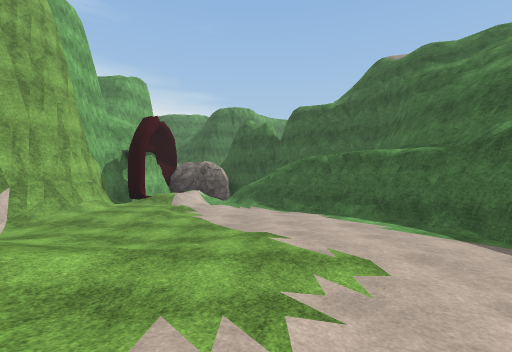
view 1 (above)

18 first-person views from a walk through a Unity game level. The camera is 1.3 m above the floor, looks level and sees 85° across. The floor is counted in squares, 2.06 m on a side. Each view is taken from the middle of a square. On the plan, view 1 faces up. The plan holds only what a view shows up to about 9 squares ahead; the rest is blank. The place goes on beyond the plan. The player is left out. Surface patterns are stand-ins for the level's own textures.

view 2
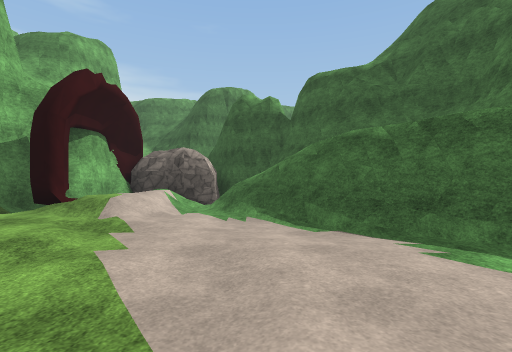

view 3
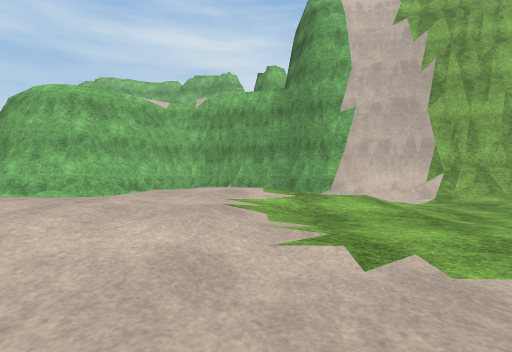

view 4
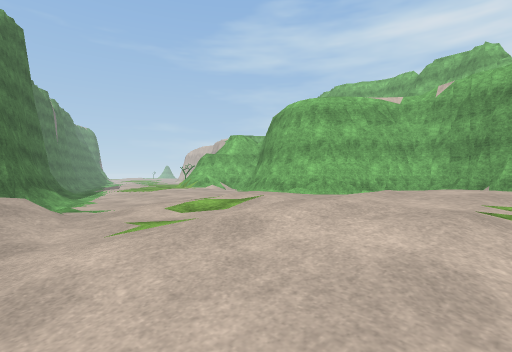

view 5
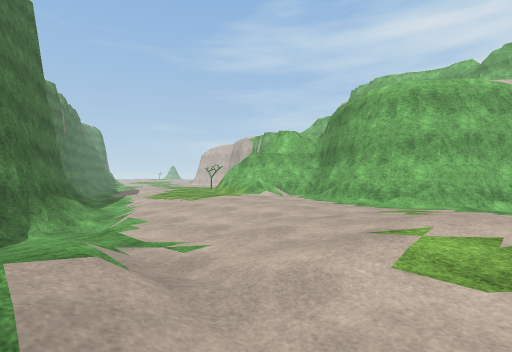

view 6
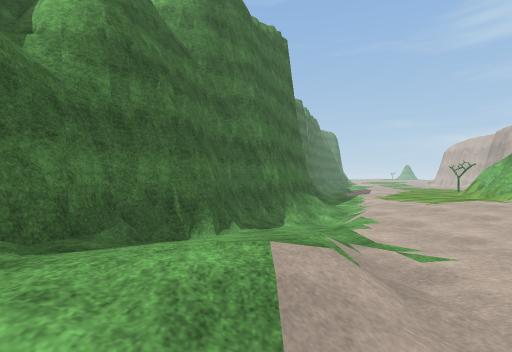

view 7
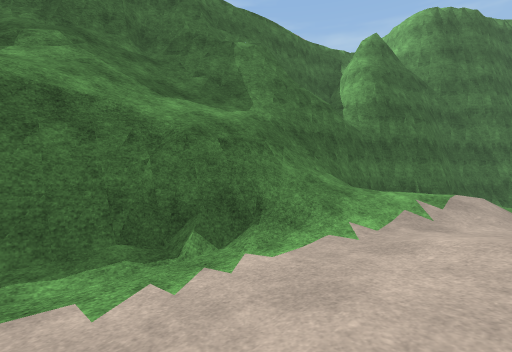

view 8
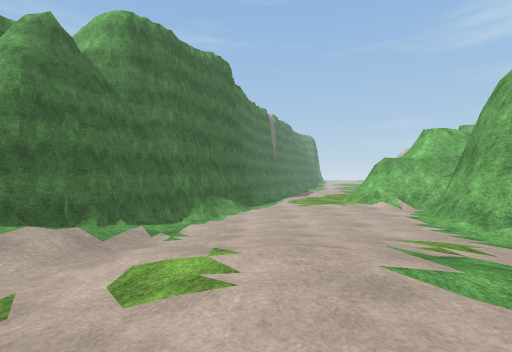

view 9
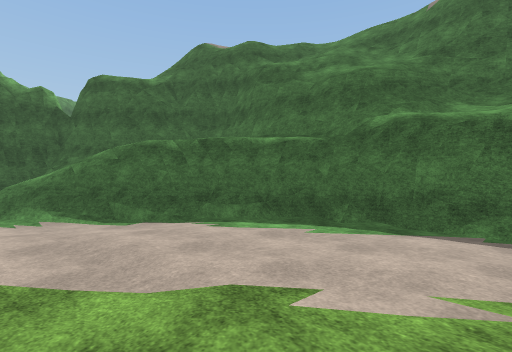

view 10
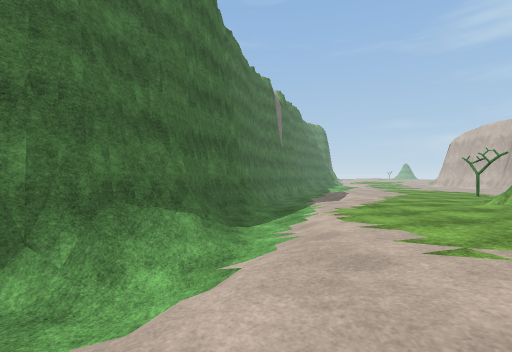

view 11
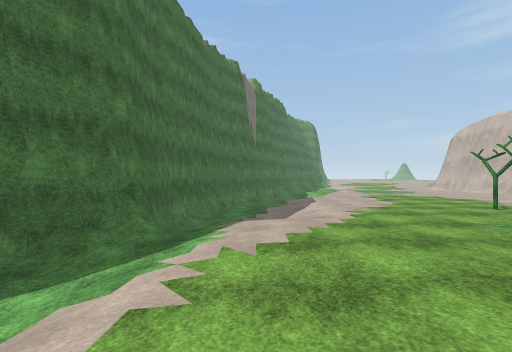

view 12
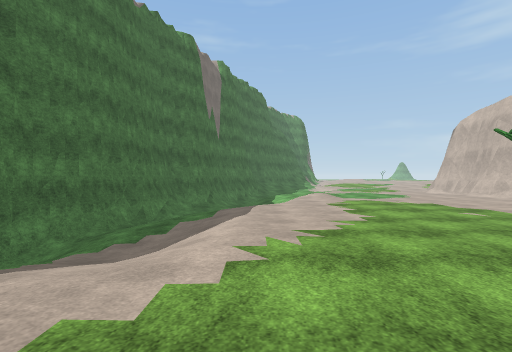

view 13
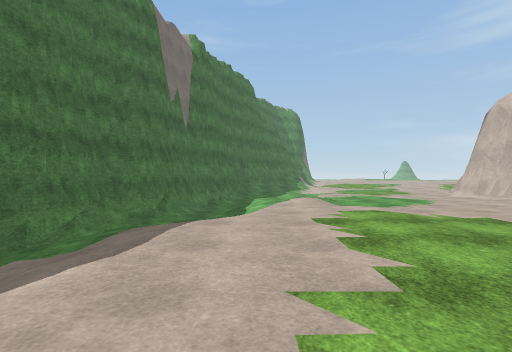

view 14
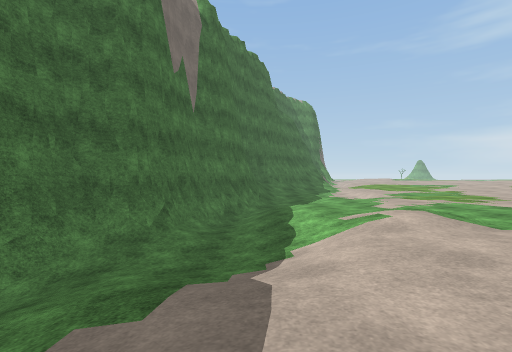

view 15
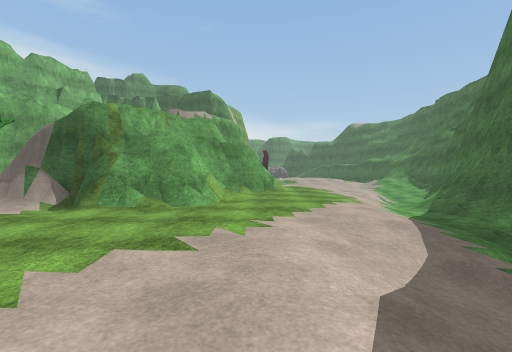

view 16
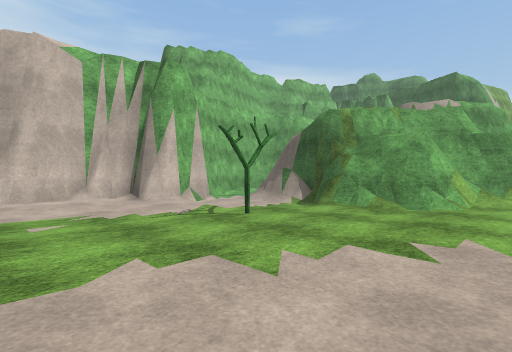

view 17
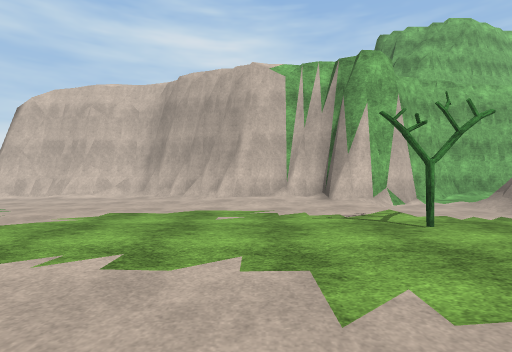

view 18
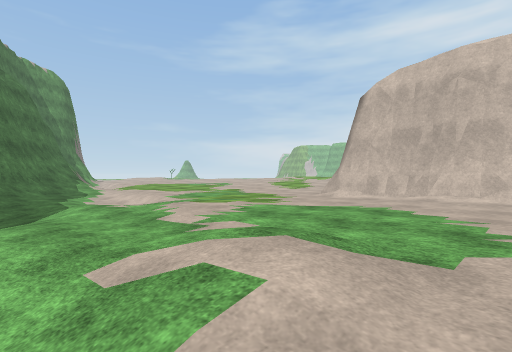

### Floor plan
Key: @ floor where view 1 was taken; # wall or solid block; . main floor; : floor 0.25 m higher than the main floor; - floor 0.25 m lower than the main floor; + floor 0.5 m higher than the main floor; _ floor 0.5 m lower than the main floor; * floor 0.75 m higher than the main floor; < floor 0.75 m lower than the main floor; % floor 1 m higher than the main floor; ( floor 1 m lower than the main floor; ! floor 1.25 m lower than the main floor; ? floor 1.5 m lower than the main floor; & floor 3.25 m higher than the main floor; / step, stairs or slope; = window, fence, low wall or low ledge; v drop or lower ground; R rock; T tree.
Columns run from 14 left of view 1 to 5 right of it. Each row starts with its distance up from view 1.
 14              #
 13           #R#####
 12           #/R  =##
 11           #:///  ##
 10          ##*/.==& ##
  9          ##//..#v =#
  8          #:::...#v #
  7          #:::::..###
  6          #::..::.##
  5         ##:...::..#
  4         ##::.::::.#
  3         #: *+::::.#
  2        ##   *+::..#
  1        #    %*+:..#
  0       ##    %%@::/#
 -1       #     ***+:/#
 -2       ##.  +**+://#
 -3        ##:::+*+:/%#
 -4         ##:::::/*+#
 -5         ##::::./::#
 -6         ##:::....##
 -7         #/:::..--#
 -8         #/:::./<<#
 -9         ##/::///##
-10         ##=:.//###
-11        ##:::._/#
-12   =######::.-<##
-13   #/####/:..-_#
-14   #---=....._/#
-15   #---.....-_=#
-16  ##:..T.../_/##
-17  #/......./</##
-18  #:......._</#
-19  #........_<(#
-20 ##........_<!#
-21 #/......-/<//#
-22 #.......//(!##
-23 #/--.-../!!!##
-24 #/----.-<!!/#
-25 #/------_(!##
-26 #/-----__/?#
-27  -----___/##
-28  ------_<(#

Positions as (right, up) in squares from view 1, and headings:
1: (0, 0), facing up
2: (0, 4), facing up
3: (2, 1), facing left
4: (2, 1), facing down-left
5: (2, -2), facing down-left
6: (2, -2), facing down
7: (1, 2), facing down-right
8: (-1, 0), facing down
9: (-1, 3), facing up-right
10: (-1, -7), facing down
11: (-3, -10), facing down
12: (-5, -13), facing down
13: (-6, -16), facing down
14: (-5, -19), facing down
15: (-5, -19), facing up
16: (-5, -19), facing up-left
17: (-5, -18), facing left
18: (-6, -22), facing down-left
